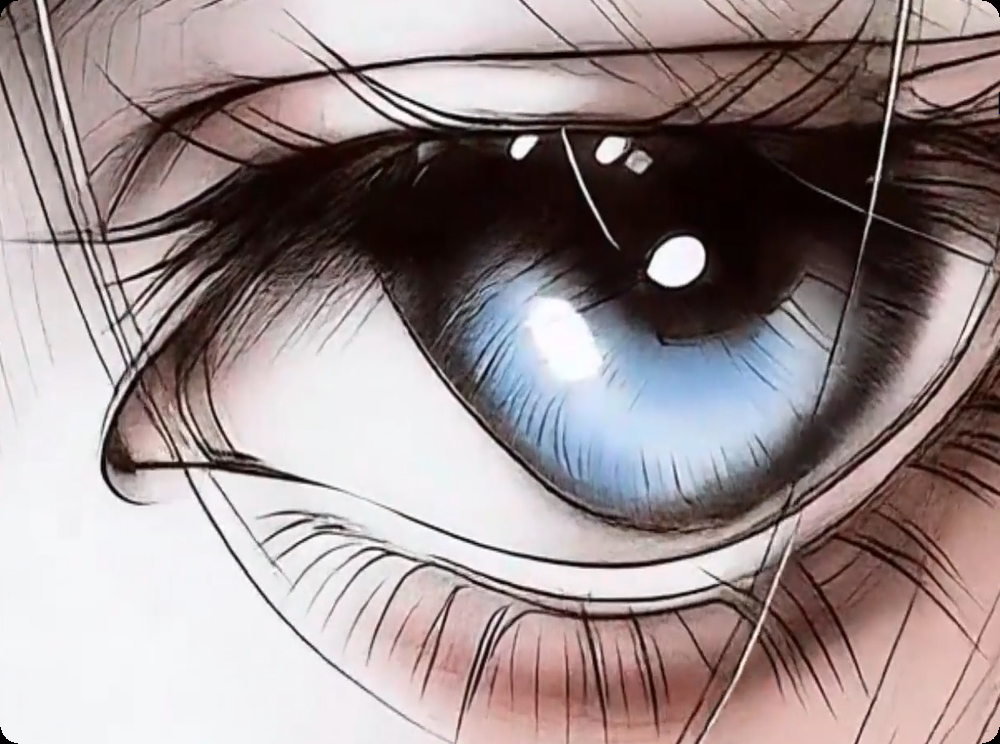
#> input picture 001.bmp, 1000 x 744 px, found by its file name
$ python '例3.14.py'
#> lines starting #> are read from the running program, lines starting #| are printed output that depends on the picture
import cv2
import numpy as np

a=cv2.imread("001.bmp",0)    #原始
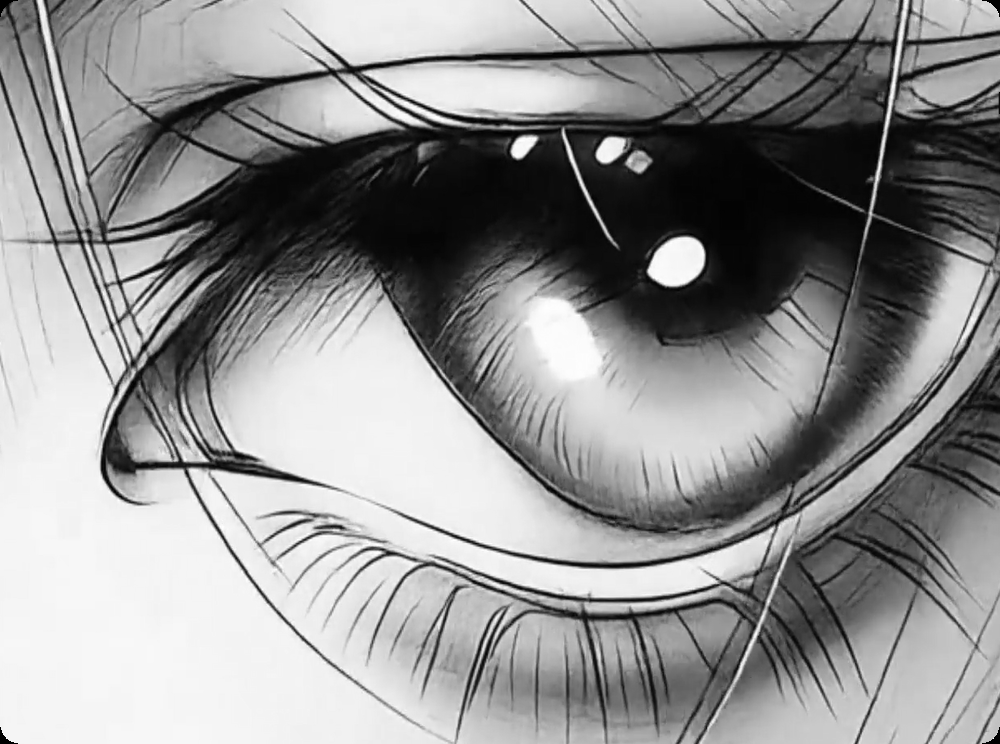
#> a: shape (744, 1000); min 0, max 255, mean 145.5
r,c=a.shape
#> r = 744; c = 1000
key=np.random.randint(0,256,size=[r,c],dtype=np.uint8)     #密钥图像，随机数生成
encryption=cv2.bitwise_xor(a,key)    #加密
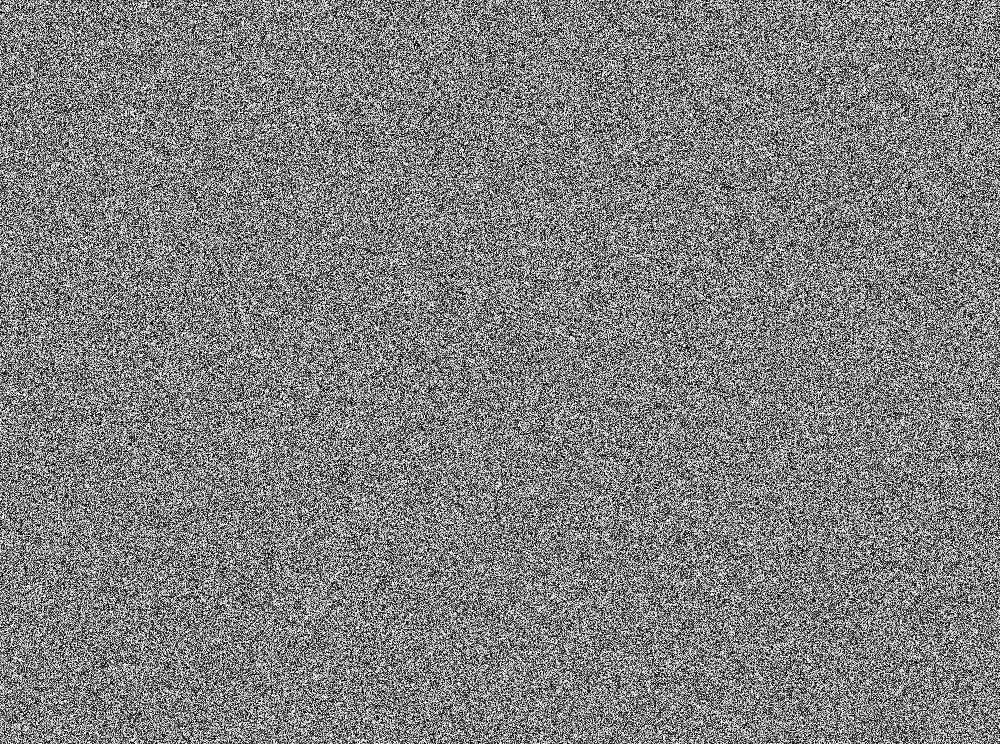
#> encryption: shape (744, 1000); min 0, max 255, mean 127.4
decryption=cv2.bitwise_xor(encryption,key)    #解密 （a）

cv2.imshow("a",a)
cv2.imshow("key",key)
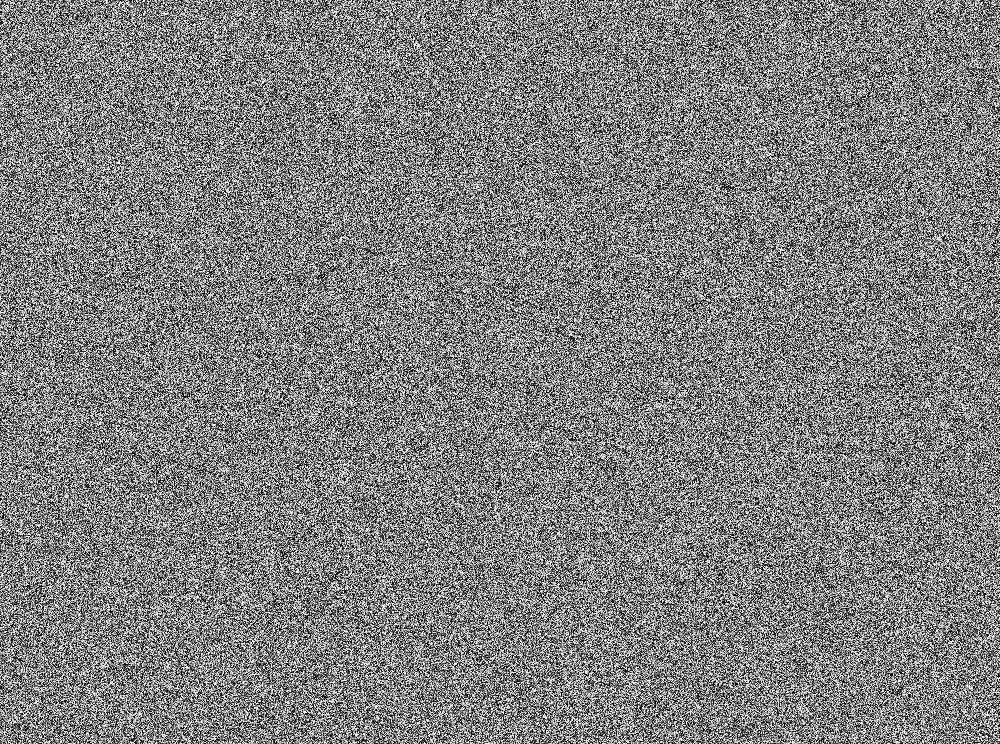
#> window 'key': shape (744, 1000); min 0, max 255, mean 127.5
cv2.imshow("encryption",encryption)
cv2.imshow("decryption",decryption)
cv2.waitKey(0)
cv2.destroyAllWindows()

$ run again, with 002.png saved as 001.bmp
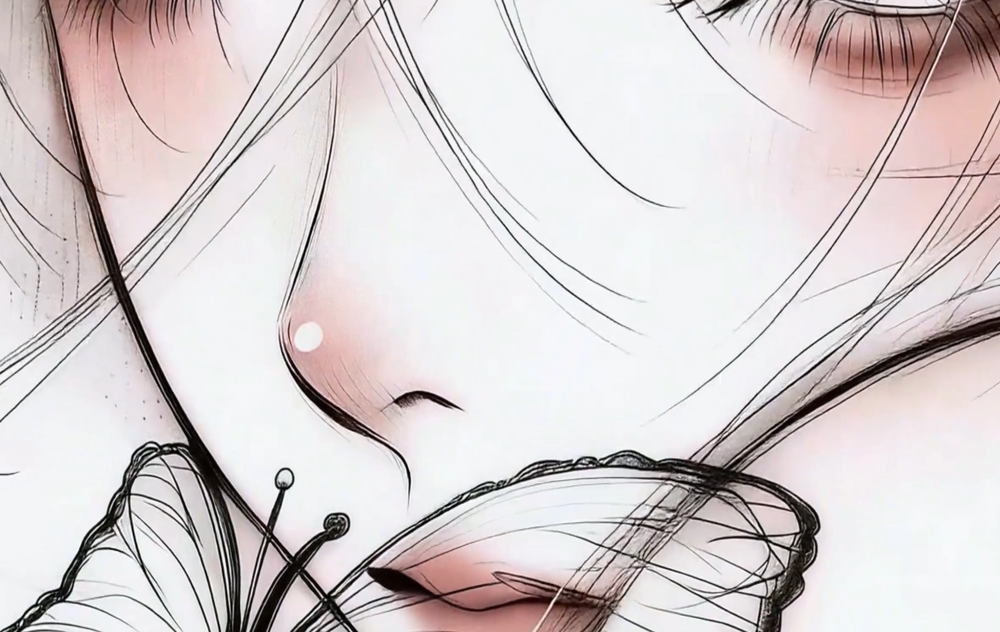
#> input picture 002.png, 1000 x 632 px, shrunk from 1918 x 1212 before the run, found by its file name
#> `encryption=cv2.bitwise_xor(a,key)`:
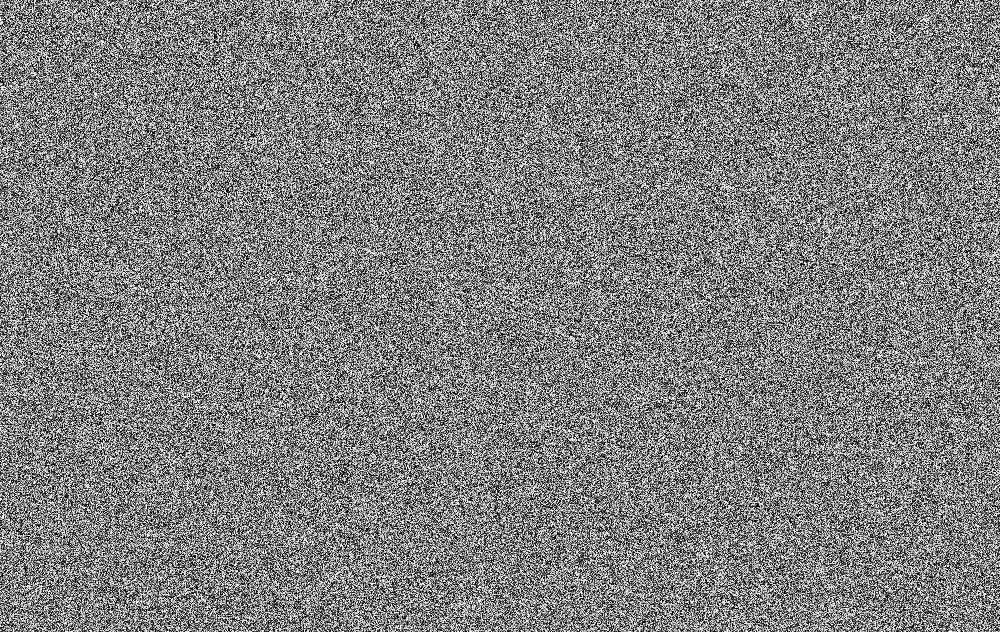
#> encryption: shape (632, 1000); min 0, max 255, mean 127.5
#> `cv2.imshow("key",key)`:
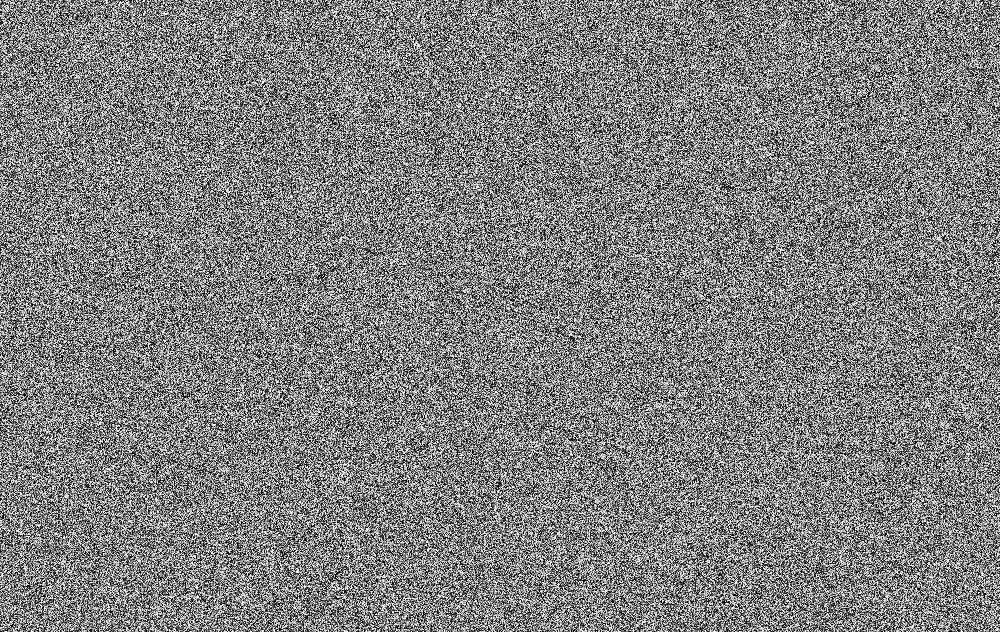
#> window 'key': shape (632, 1000); min 0, max 255, mean 127.5

$ run again, with 003.png saved as 001.bmp
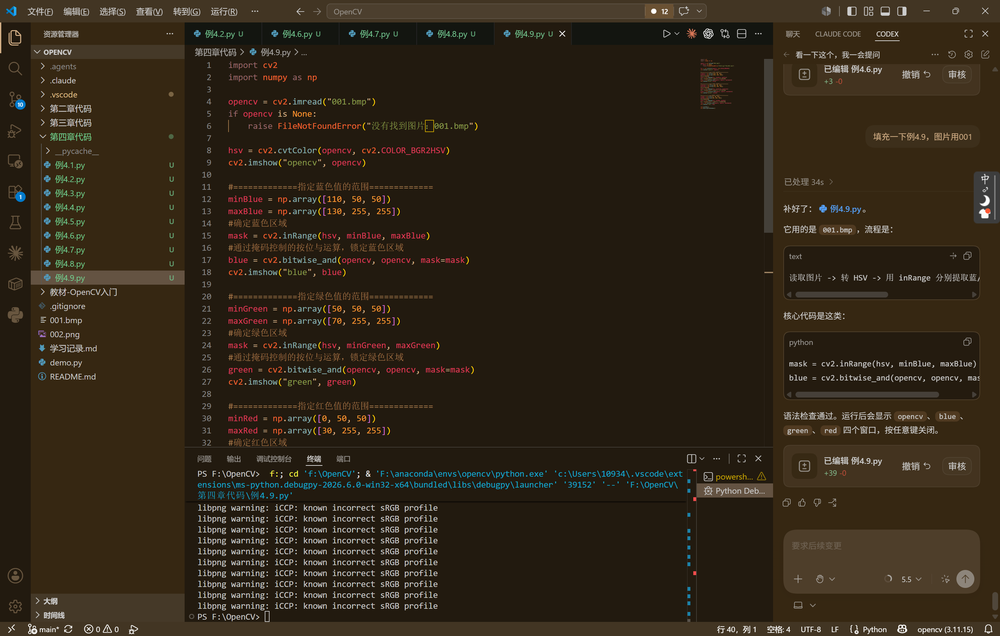
#> input picture 003.png, 1000 x 636 px, shrunk from 3120 x 1984 before the run, found by its file name
#> `a=cv2.imread("001.bmp",0)`:
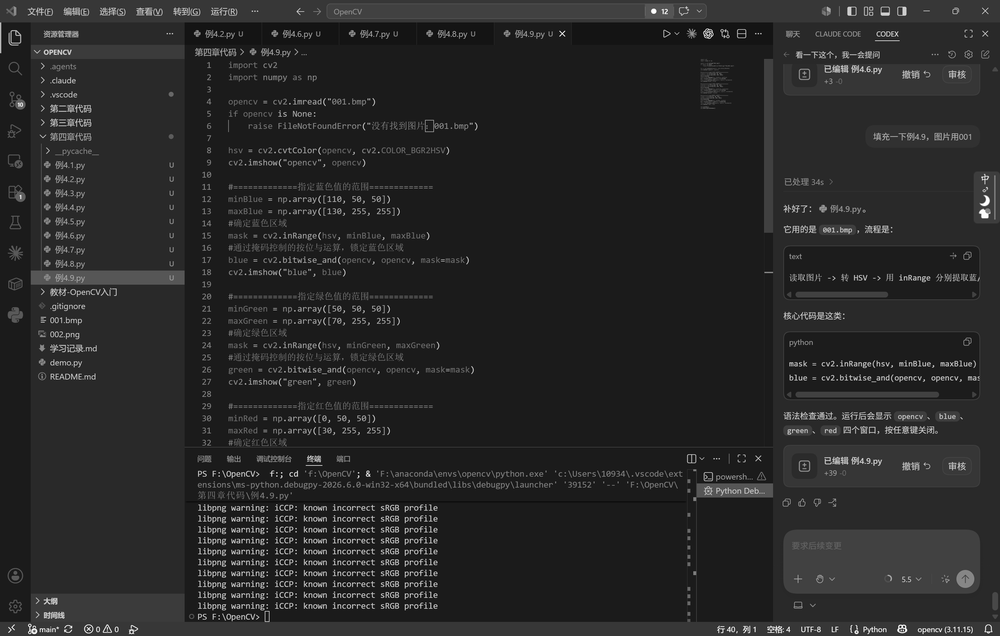
#> a: shape (636, 1000); min 0, max 255, mean 39.8
#> `cv2.imshow("key",key)`:
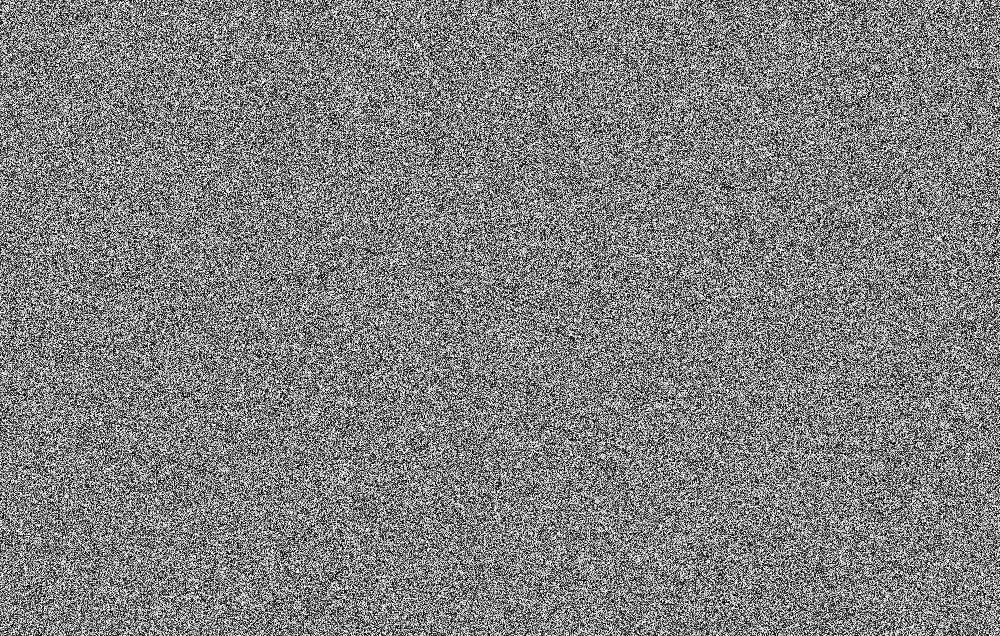
#> window 'key': shape (636, 1000); min 0, max 255, mean 127.5
